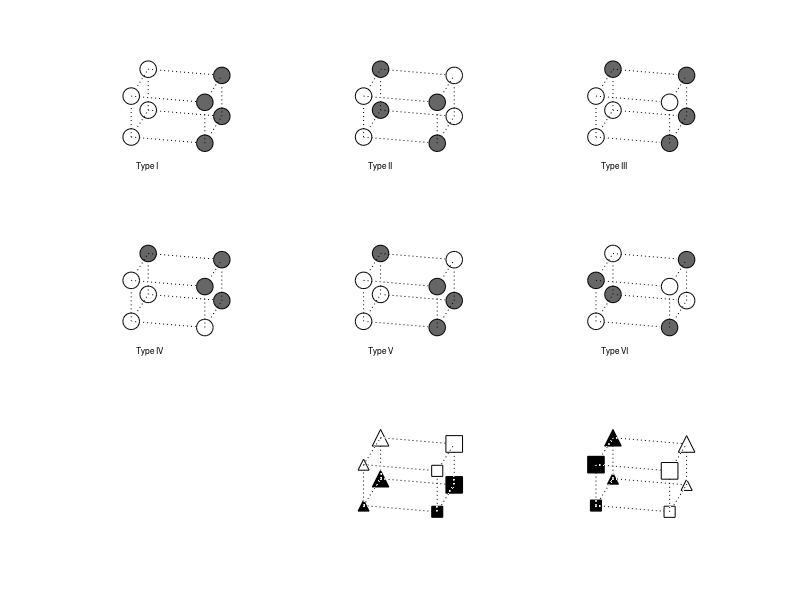

This figure's MATLAB source:

% draw figure 2(a) for the psp paper
s=[0 0 0; 0 0 1; 0 1 0; 0 1 1; 1 0 0; 1 0 1; 1 1 0; 1 1 1]; % stimuli
e=[1 2; 1 3; 1 5; 2 4; 2 6; 3 4; 3 7; 4 8; 5 6; 5 7; 6 8; 7 8]; % edges
lab=['I  ';'II ';'III';'IV ';'V  ';'VI ']; % roman numerals for types
c1=[1 2 3 4; 1 2 7 8; 1 2 3 6; 1 2 3 5; 1 2 3 8; 1 4 6 7];
c2=[5 6 7 8; 3 4 5 6; 4 5 7 8; 4 6 7 8; 4 5 6 7; 2 3 5 8];

figure(1);
ms=12; s1=8;s2=12; % marker sizes
b=[-.3 1.3]; % scale
for t=1:6;
    subplot(3,3,t); cla; hold on; % initialise axes
    plot3(s(c1(t,:),1),s(c1(t,:),2),s(c1(t,:),3),'ko','markersize',ms,'markerfacecolor',[1 1 1]); % plot cat1 markers
    plot3(s(c2(t,:),1),s(c2(t,:),2),s(c2(t,:),3),'ko','markersize',ms,'markerfacecolor',[.4 .4 .4]); % plot cat2 markers
    for i=1:length(e);
        plot3(s(e(i,:),1),s(e(i,:),2),s(e(i,:),3),'k:'); % draw edges
    end
    str=['Type ' deblank(lab(t,:))]; % label string
    text(.3,-1,0,str,'fontsize',6); % place label
    set(gca,'xlim',b,'ylim',b,'zlim',b); % shrink the cubes to a reasonable size
    view(13,34); % move camera
    set(gca,'visible','off'); % hide axes
end

% show dimensions
% subplot(3,3,7); hold on; % initialise axes
% for i=1:3;
%     plot3(s(e(i,:),1),s(e(i,:),2),s(e(i,:),3),'k-'); % draw edges
% end
% set(gca,'xlim',b,'ylim',b,'zlim',b); % shrink the cubes to a reasonable size
% view(13,34); % move camera
% set(gca,'visible','off'); % hide axes

% show stimuli
subplot(3,3,8); cla; hold on; % initialise axes
for i=1:length(e);
    plot3(s(e(i,:),1),s(e(i,:),2),s(e(i,:),3),'k:'); % draw edges
end
col=['k';'w';'k';'w';'k';'w';'k';'w';];
sz=[s1;s1;s2;s2;s1;s1;s2;s2];
mk=['^';'^';'^';'^';'s';'s';'s';'s'];
for i=1:8;
    plot3(s(i,1),s(i,2),s(i,3),'k.','markersize',sz(i),'marker',mk(i),'markerfacecolor',col(i));
end
set(gca,'xlim',b,'ylim',b,'zlim',b); % shrink the cubes to a reasonable size
view(13,34); % move camera
set(gca,'visible','off'); % hide axes

% show stimuli
subplot(3,3,9); cla; hold on; % initialise axes
for i=1:length(e);
    plot3(s(e(i,:),1),s(e(i,:),2),s(e(i,:),3),'k:'); % draw edges
end
col=['k';'k';'k';'k';'w';'w';'w';'w'];
sz=[s1;s2;s1;s2;s1;s2;s1;s2];
mk=['s';'s';'^';'^';'s';'s';'^';'^'];
for i=1:8;
    plot3(s(i,1),s(i,2),s(i,3),'k.','markersize',sz(i),'marker',mk(i),'markerfacecolor',col(i));
end
set(gca,'xlim',b,'ylim',b,'zlim',b); % shrink the cubes to a reasonable size
view(13,34); % move camera
set(gca,'visible','off'); % hide axes

